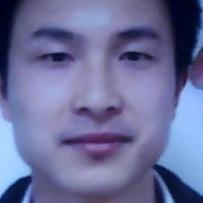
#> input picture data/Fake/0001_00_00_01_0.jpg, 203 x 203 px; its folder holds only this picture in this run
$ python LBP.py
#> lines starting #> are read from the running program, lines starting #| are printed output that depends on the picture
import cv2
import numpy as np
from matplotlib import pyplot as plt
import os

def get_pixel(img, center, x, y):
    new_value = 0
    try:
        if img[x][y] >= center:
            new_value = 1
    except:
        pass
    return new_value

def lbp_calculated_pixel(img, x, y):
    center = img[x][y]
    val_ar = []
    val_ar.append(get_pixel(img, center, x-1, y+1))     # top_right
    val_ar.append(get_pixel(img, center, x, y+1))       # right
    val_ar.append(get_pixel(img, center, x+1, y+1))     # bottom_right
    val_ar.append(get_pixel(img, center, x+1, y))       # bottom
    val_ar.append(get_pixel(img, center, x+1, y-1))     # bottom_left
    val_ar.append(get_pixel(img, center, x, y-1))       # left
    val_ar.append(get_pixel(img, center, x-1, y-1))     # top_left
    val_ar.append(get_pixel(img, center, x-1, y))       # top

    power_val = [1, 2, 4, 8, 16, 32, 64, 128]
    val = 0
    for i in range(len(val_ar)):
        val += val_ar[i] * power_val[i]
    return val


def main():
    filename = 'data/Fake'
    for root, dirs, files in os.walk(filename):
        for fdata in files:
            image_file = root+"/"+fdata;
            img_bgr = cv2.imread(image_file)
#> img_bgr is the input picture: shape (203, 203, 3); mean B, G, R 153.7, 109.4, 106.6
            height, width, channel = img_bgr.shape
#> height = 203; width = 203; channel = 3
            img_gray = cv2.cvtColor(img_bgr, cv2.COLOR_BGR2GRAY)
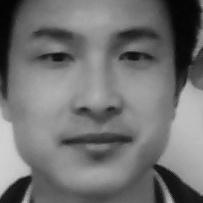
#> img_gray: shape (203, 203); min 3, max 208, mean 113.6
            img_lbp = np.zeros((height, width,3), np.uint8)
            for i in range(0, height):
                for j in range(0, width):
                    img_lbp[i, j] = lbp_calculated_pixel(img_gray, i, j)
#> this loop made 203 passes
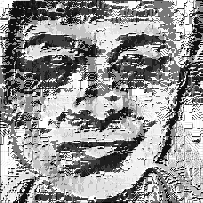
#> img_lbp: shape (203, 203, 3); min 0, max 255, mean 148.6
            cv2.imwrite('LBP/validation/Fake/'+fdata, img_lbp)
            cv2.imwrite('LBP/train/Fake/'+fdata, img_lbp)

    filename = 'data/Real'
    for root, dirs, files in os.walk(filename):
        for fdata in files:
            image_file = root+"/"+fdata;
            img_bgr = cv2.imread(image_file)
            height, width, channel = img_bgr.shape
            img_gray = cv2.cvtColor(img_bgr, cv2.COLOR_BGR2GRAY)
            img_lbp = np.zeros((height, width,3), np.uint8)
            for i in range(0, height):
                for j in range(0, width):
                    img_lbp[i, j] = lbp_calculated_pixel(img_gray, i, j)
            cv2.imwrite('LBP/validation/Real/'+fdata, img_lbp)
            cv2.imwrite('LBP/train/Real/'+fdata, img_lbp)
    print("LBP Program is finished")

if __name__ == '__main__':
    main()
